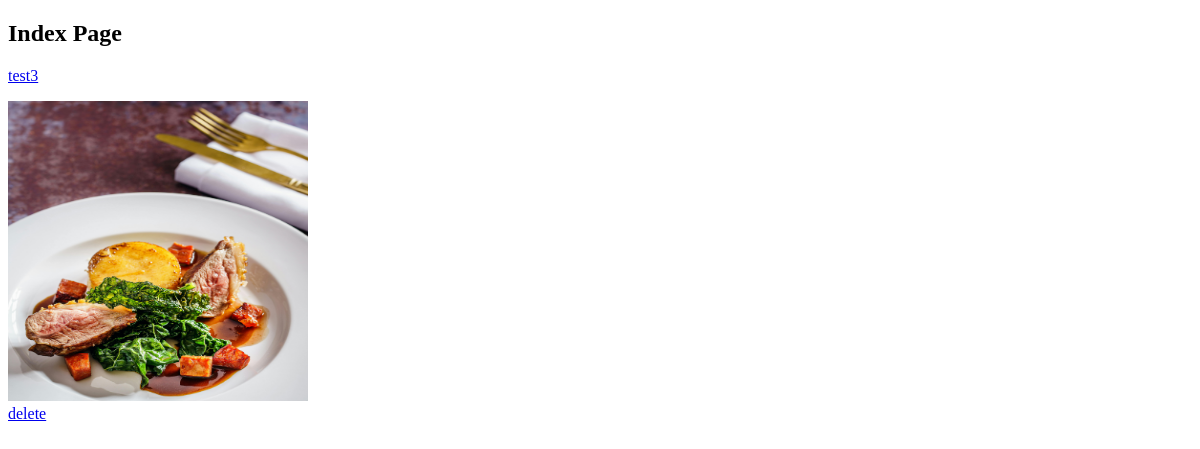
Before: / with the older database file.
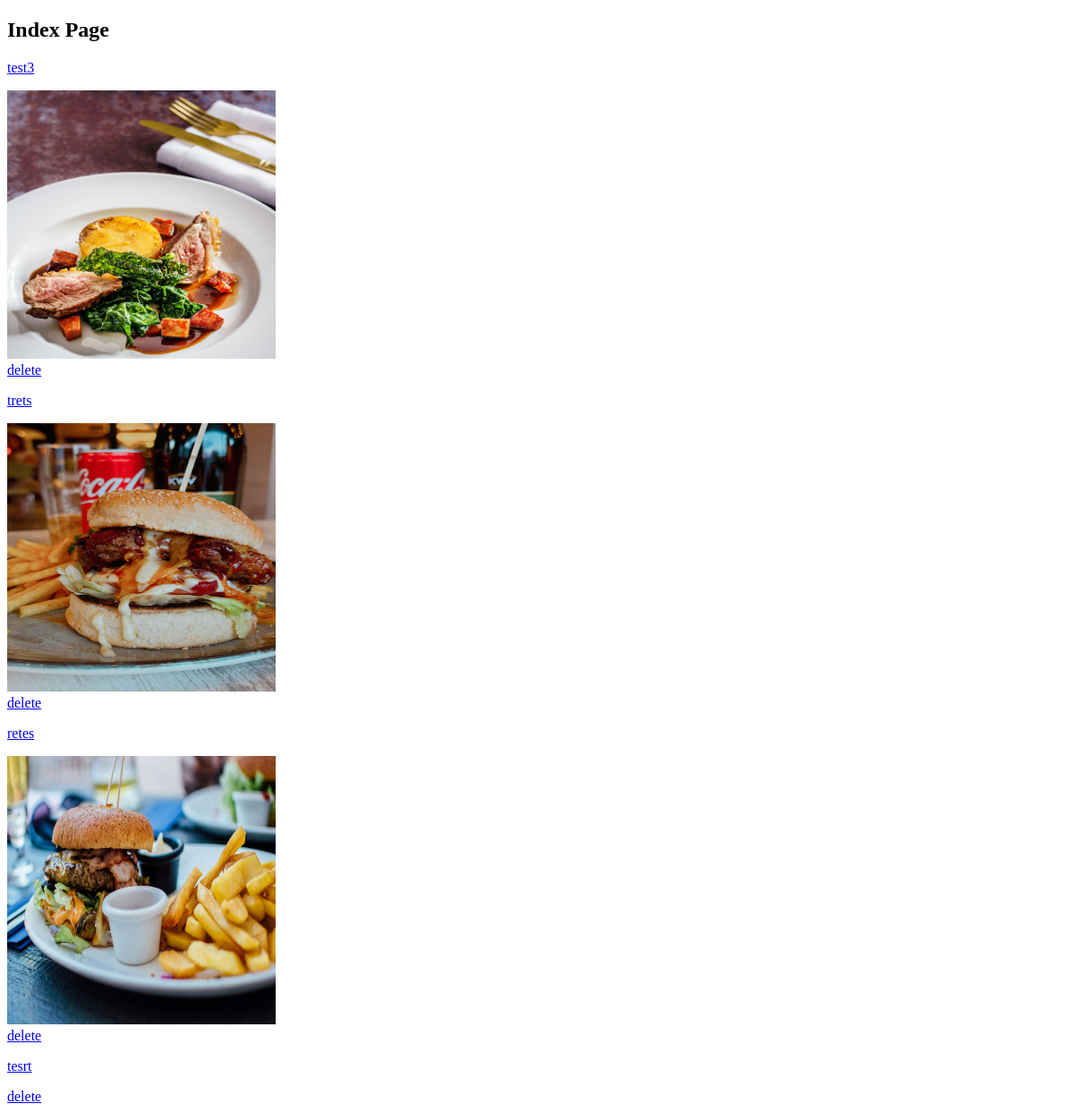
After: the same page with the newer database file.
### core/models.py (models this page shows, shortened)
class Post(models.Model):
    title=models.CharField(max_length=500,null=True,blank=True)
    images=models.ImageField(upload_to='images',null=True,blank=True)
    visibility=models.CharField(max_length=20,choices=VISIBILITY,default='Everyone')

### core/views.py (the view)
# urls.py: path('',views.index, name='index'),
def index(request):
    posts = Post.objects.filter(visibility='Everyone')
    context = {
        'posts': posts,
    }
    return render(request,'index.html',context)

### templates/index.html (shortened to what this page needs)
{% load static %}
<!DOCTYPE html>
<html lang="en">
<head>
</head>
<body>
    <h2>Index Page</h2>
    <div>
        {% for p in posts %}
        <div>
            <div>
                <a href="{% url 'detail' p.id %}">
                    <p>{{p.title}}</p>
                </a>
            </div>
            <div>
                {% if p.images %}
                <img height="300px" width="300px" src="{{p.images.url}}" alt="">
                {% endif %}
            </div>
            <a href="{% url 'delete-post' p.id %}">delete</a>
        </div>
        {% endfor %}
    </div>
</body>
</html>

Changed rows visible on the page:
added Post: title "trets", images (picture)
added Post: title "retes", images (picture)
added Post: title "tesrt"
